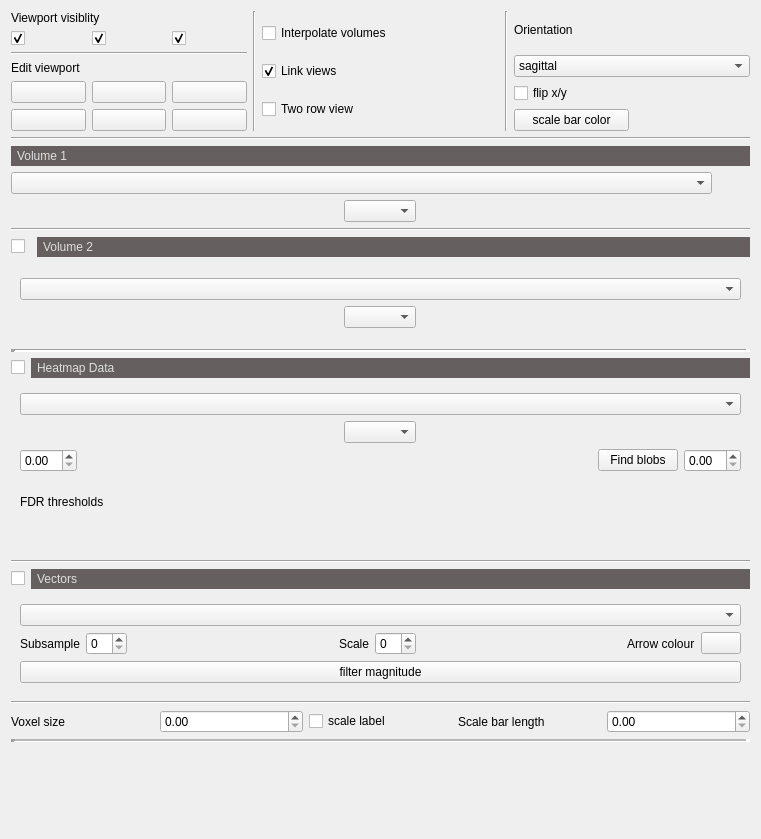
<?xml version="1.0" encoding="UTF-8"?>
<ui version="4.0">
 <class>data</class>
 <widget class="QWidget" name="data">
  <property name="geometry">
   <rect>
    <x>0</x>
    <y>0</y>
    <width>761</width>
    <height>839</height>
   </rect>
  </property>
  <property name="windowTitle">
   <string>Form</string>
  </property>
  <layout class="QVBoxLayout" name="verticalLayout">
   <item>
    <layout class="QVBoxLayout" name="layoutVolume">
     <item>
      <layout class="QHBoxLayout" name="horizontalLayout">
       <item>
        <layout class="QVBoxLayout" name="verticalLayout_6">
         <item>
          <widget class="QLabel" name="label_13">
           <property name="text">
            <string>Viewport visiblity</string>
           </property>
          </widget>
         </item>
         <item>
          <layout class="QHBoxLayout" name="horizontalLayout_8">
           <item>
            <widget class="QCheckBox" name="checkBoxLeftView">
             <property name="text">
              <string/>
             </property>
             <property name="checked">
              <bool>true</bool>
             </property>
            </widget>
           </item>
           <item>
            <widget class="QCheckBox" name="checkBoxCentralView">
             <property name="text">
              <string/>
             </property>
             <property name="checked">
              <bool>true</bool>
             </property>
            </widget>
           </item>
           <item>
            <widget class="QCheckBox" name="checkBoxRightView">
             <property name="text">
              <string/>
             </property>
             <property name="checked">
              <bool>true</bool>
             </property>
            </widget>
           </item>
          </layout>
         </item>
         <item>
          <widget class="Line" name="line_6">
           <property name="orientation">
            <enum>Qt::Horizontal</enum>
           </property>
          </widget>
         </item>
         <item>
          <widget class="QLabel" name="label">
           <property name="text">
            <string>Edit viewport</string>
           </property>
          </widget>
         </item>
         <item>
          <layout class="QHBoxLayout" name="horizontalLayoutExtraButtons">
           <item>
            <widget class="QPushButton" name="pushButtonManagerRed">
             <property name="text">
              <string/>
             </property>
            </widget>
           </item>
           <item>
            <widget class="QPushButton" name="pushButtonManagerBlue">
             <property name="text">
              <string/>
             </property>
            </widget>
           </item>
           <item>
            <widget class="QPushButton" name="pushButtonManagerGreen">
             <property name="text">
              <string/>
             </property>
            </widget>
           </item>
          </layout>
         </item>
         <item>
          <layout class="QHBoxLayout" name="horizontalLayout_9">
           <item>
            <widget class="QPushButton" name="pushButtonManagerOrange">
             <property name="text">
              <string/>
             </property>
            </widget>
           </item>
           <item>
            <widget class="QPushButton" name="pushButtonManagerGrey">
             <property name="text">
              <string/>
             </property>
            </widget>
           </item>
           <item>
            <widget class="QPushButton" name="pushButtonManagerCyan">
             <property name="text">
              <string/>
             </property>
            </widget>
           </item>
          </layout>
         </item>
        </layout>
       </item>
       <item>
        <widget class="Line" name="line_7">
         <property name="orientation">
          <enum>Qt::Vertical</enum>
         </property>
        </widget>
       </item>
       <item>
        <layout class="QVBoxLayout" name="verticalLayout_7">
         <item>
          <widget class="QCheckBox" name="checkBoxInterpolate">
           <property name="text">
            <string>Interpolate volumes</string>
           </property>
          </widget>
         </item>
         <item>
          <widget class="QCheckBox" name="checkBoxLinkViews">
           <property name="text">
            <string>Link views</string>
           </property>
           <property name="checked">
            <bool>true</bool>
           </property>
          </widget>
         </item>
         <item>
          <widget class="QCheckBox" name="checkBox6Views">
           <property name="text">
            <string>Two row view</string>
           </property>
          </widget>
         </item>
        </layout>
       </item>
       <item>
        <widget class="Line" name="line_8">
         <property name="orientation">
          <enum>Qt::Vertical</enum>
         </property>
        </widget>
       </item>
       <item>
        <layout class="QVBoxLayout" name="verticalLayout_5">
         <item>
          <layout class="QVBoxLayout" name="verticalLayout_9">
           <item>
            <widget class="QLabel" name="label_2">
             <property name="sizePolicy">
              <sizepolicy hsizetype="Fixed" vsizetype="Preferred">
               <horstretch>0</horstretch>
               <verstretch>0</verstretch>
              </sizepolicy>
             </property>
             <property name="text">
              <string>Orientation</string>
             </property>
            </widget>
           </item>
           <item>
            <widget class="QComboBox" name="comboBoxOrientation">
             <item>
              <property name="text">
               <string>sagittal</string>
              </property>
             </item>
             <item>
              <property name="text">
               <string>coronal</string>
              </property>
             </item>
             <item>
              <property name="text">
               <string>axial</string>
              </property>
             </item>
             <item>
              <property name="text">
               <string>Isosurface - Not implemented</string>
              </property>
             </item>
            </widget>
           </item>
          </layout>
         </item>
         <item>
          <layout class="QHBoxLayout" name="horizontalLayout_4">
           <item>
            <widget class="QCheckBox" name="checkBoxFlipXY">
             <property name="text">
              <string>flip x/y</string>
             </property>
            </widget>
           </item>
          </layout>
         </item>
         <item>
          <layout class="QHBoxLayout" name="horizontalLayout_5">
           <item>
            <widget class="QPushButton" name="pushButtonScaleBarColor">
             <property name="text">
              <string>scale bar color</string>
             </property>
            </widget>
           </item>
           <item>
            <widget class="QPushButton" name="pushButtonScreenShot">
             <property name="styleSheet">
              <string notr="true">border: none</string>
             </property>
             <property name="text">
              <string/>
             </property>
             <property name="icon">
              <iconset resource="../resources.qrc">
               <normaloff>:/icons/Camera_font_awesome.png</normaloff>:/icons/Camera_font_awesome.png</iconset>
             </property>
             <property name="iconSize">
              <size>
               <width>24</width>
               <height>24</height>
              </size>
             </property>
            </widget>
           </item>
          </layout>
         </item>
        </layout>
       </item>
      </layout>
     </item>
     <item>
      <widget class="Line" name="line_5">
       <property name="orientation">
        <enum>Qt::Horizontal</enum>
       </property>
      </widget>
     </item>
     <item>
      <widget class="QLabel" name="labelVolume">
       <property name="styleSheet">
        <string notr="true">background-color:rgb(102, 95, 95);
padding: 3px;
color: rgb(223, 223, 223);</string>
       </property>
       <property name="text">
        <string>Volume 1</string>
       </property>
      </widget>
     </item>
     <item>
      <layout class="QHBoxLayout" name="horizontalLayout_2">
       <item>
        <widget class="QComboBox" name="comboBoxVolume"/>
       </item>
       <item>
        <widget class="QPushButton" name="pushButtonEditVolName">
         <property name="sizePolicy">
          <sizepolicy hsizetype="Fixed" vsizetype="Fixed">
           <horstretch>0</horstretch>
           <verstretch>0</verstretch>
          </sizepolicy>
         </property>
         <property name="styleSheet">
          <string notr="true">border:none</string>
         </property>
         <property name="text">
          <string/>
         </property>
         <property name="icon">
          <iconset resource="../resources.qrc">
           <normaloff>:/icons/edit.png</normaloff>:/icons/edit.png</iconset>
         </property>
         <property name="iconSize">
          <size>
           <width>20</width>
           <height>20</height>
          </size>
         </property>
        </widget>
       </item>
      </layout>
     </item>
     <item>
      <layout class="QHBoxLayout" name="horizontalLayoutVol1Levels">
       <item>
        <widget class="QComboBox" name="comboBoxVolumeLut">
         <property name="sizePolicy">
          <sizepolicy hsizetype="Fixed" vsizetype="Fixed">
           <horstretch>0</horstretch>
           <verstretch>0</verstretch>
          </sizepolicy>
         </property>
        </widget>
       </item>
      </layout>
     </item>
    </layout>
   </item>
   <item>
    <widget class="Line" name="line">
     <property name="orientation">
      <enum>Qt::Horizontal</enum>
     </property>
    </widget>
   </item>
   <item>
    <layout class="QVBoxLayout" name="vol2Widget_layout">
     <item>
      <layout class="QHBoxLayout" name="volume2Label_layout">
       <item>
        <widget class="QCheckBox" name="checkBoxShowVol2Controls">
         <property name="maximumSize">
          <size>
           <width>20</width>
           <height>16777215</height>
          </size>
         </property>
         <property name="text">
          <string/>
         </property>
        </widget>
       </item>
       <item>
        <widget class="QLabel" name="label_14">
         <property name="styleSheet">
          <string notr="true">background-color:rgb(102, 95, 95);
padding: 3px;
color: rgb(223, 223, 223);</string>
         </property>
         <property name="text">
          <string>Volume 2</string>
         </property>
        </widget>
       </item>
      </layout>
     </item>
     <item>
      <widget class="QWidget" name="vol2ControlsWidget" native="true">
       <property name="minimumSize">
        <size>
         <width>300</width>
         <height>80</height>
        </size>
       </property>
       <layout class="QVBoxLayout" name="verticalLayout_3">
        <item>
         <layout class="QVBoxLayout" name="layoutVolume2">
          <item>
           <widget class="QComboBox" name="comboBoxVolume2"/>
          </item>
          <item>
           <layout class="QHBoxLayout" name="horizontalLayoutVol2Levels">
            <item>
             <widget class="QComboBox" name="comboBoxVolumeLut2">
              <property name="sizePolicy">
               <sizepolicy hsizetype="Fixed" vsizetype="Fixed">
                <horstretch>0</horstretch>
                <verstretch>0</verstretch>
               </sizepolicy>
              </property>
             </widget>
            </item>
           </layout>
          </item>
         </layout>
        </item>
       </layout>
      </widget>
     </item>
    </layout>
   </item>
   <item>
    <widget class="Line" name="line_2">
     <property name="lineWidth">
      <number>5</number>
     </property>
     <property name="orientation">
      <enum>Qt::Horizontal</enum>
     </property>
    </widget>
   </item>
   <item>
    <layout class="QHBoxLayout" name="horizontalLayout_3">
     <item>
      <widget class="QCheckBox" name="checkBoxShowDataControls">
       <property name="sizePolicy">
        <sizepolicy hsizetype="Fixed" vsizetype="Fixed">
         <horstretch>0</horstretch>
         <verstretch>0</verstretch>
        </sizepolicy>
       </property>
       <property name="text">
        <string/>
       </property>
      </widget>
     </item>
     <item>
      <widget class="QLabel" name="labelData">
       <property name="styleSheet">
        <string notr="true">background-color:rgb(102, 95, 95);
padding: 3px;
color: rgb(223, 223, 223);</string>
       </property>
       <property name="text">
        <string>Heatmap Data</string>
       </property>
      </widget>
     </item>
    </layout>
   </item>
   <item>
    <widget class="QWidget" name="dataWidget" native="true">
     <property name="minimumSize">
      <size>
       <width>0</width>
       <height>170</height>
      </size>
     </property>
     <layout class="QVBoxLayout" name="verticalLayout_4">
      <item>
       <layout class="QVBoxLayout" name="verticalLayout_8">
        <item>
         <widget class="QComboBox" name="comboBoxData"/>
        </item>
        <item>
         <layout class="QHBoxLayout" name="horizontalLayout_11">
          <item>
           <widget class="QComboBox" name="comboBoxLutHeatmap">
            <property name="sizePolicy">
             <sizepolicy hsizetype="Fixed" vsizetype="Fixed">
              <horstretch>0</horstretch>
              <verstretch>0</verstretch>
             </sizepolicy>
            </property>
           </widget>
          </item>
         </layout>
        </item>
       </layout>
      </item>
      <item>
       <layout class="QHBoxLayout" name="horizontalLayout_6">
        <item>
         <widget class="QDoubleSpinBox" name="doubleSpinBoxNegThresh"/>
        </item>
        <item>
         <spacer name="horizontalSpacer">
          <property name="orientation">
           <enum>Qt::Horizontal</enum>
          </property>
          <property name="sizeHint" stdset="0">
           <size>
            <width>40</width>
            <height>20</height>
           </size>
          </property>
         </spacer>
        </item>
        <item>
         <widget class="QPushButton" name="pushButtonRecalcConnectComponents">
          <property name="sizePolicy">
           <sizepolicy hsizetype="Maximum" vsizetype="Fixed">
            <horstretch>0</horstretch>
            <verstretch>0</verstretch>
           </sizepolicy>
          </property>
          <property name="text">
           <string>Find blobs</string>
          </property>
         </widget>
        </item>
        <item>
         <widget class="QDoubleSpinBox" name="doubleSpinBoxPosThresh"/>
        </item>
       </layout>
      </item>
      <item>
       <widget class="QLabel" name="labelFdrThresholds">
        <property name="text">
         <string>FDR thresholds</string>
        </property>
       </widget>
      </item>
      <item>
       <layout class="QGridLayout" name="gridLayoutFdrButtons"/>
      </item>
      <item>
       <layout class="QHBoxLayout" name="horizontalLayoutDataSliders"/>
      </item>
      <item>
       <layout class="QHBoxLayout" name="horizontalLayout_10">
        <item>
         <spacer name="horizontalSpacer_2">
          <property name="orientation">
           <enum>Qt::Horizontal</enum>
          </property>
          <property name="sizeHint" stdset="0">
           <size>
            <width>40</width>
            <height>20</height>
           </size>
          </property>
         </spacer>
        </item>
       </layout>
      </item>
      <item>
       <layout class="QHBoxLayout" name="verticalLayoutConnectedComponents"/>
      </item>
     </layout>
     <zorder></zorder>
     <zorder></zorder>
     <zorder>labelFdrThresholds</zorder>
    </widget>
   </item>
   <item>
    <widget class="Line" name="line_4">
     <property name="orientation">
      <enum>Qt::Horizontal</enum>
     </property>
    </widget>
   </item>
   <item>
    <layout class="QVBoxLayout" name="verticalLayoutVectors">
     <item>
      <layout class="QHBoxLayout" name="horizontalLayoutVectorHeader">
       <item>
        <widget class="QCheckBox" name="checkBoxShowVectorControls">
         <property name="sizePolicy">
          <sizepolicy hsizetype="Fixed" vsizetype="Fixed">
           <horstretch>0</horstretch>
           <verstretch>0</verstretch>
          </sizepolicy>
         </property>
         <property name="text">
          <string/>
         </property>
        </widget>
       </item>
       <item>
        <widget class="QLabel" name="label_9">
         <property name="styleSheet">
          <string notr="true">background-color:rgb(102, 95, 95);
padding: 3px;
color: rgb(223, 223, 223);</string>
         </property>
         <property name="text">
          <string>Vectors</string>
         </property>
        </widget>
       </item>
      </layout>
     </item>
     <item>
      <widget class="QWidget" name="vectorWidget" native="true">
       <property name="minimumSize">
        <size>
         <width>0</width>
         <height>100</height>
        </size>
       </property>
       <layout class="QVBoxLayout" name="verticalLayout_2">
        <item>
         <widget class="QComboBox" name="comboBoxVectors"/>
        </item>
        <item>
         <layout class="QHBoxLayout" name="horizontalLayout_7">
          <item>
           <widget class="QLabel" name="label_10">
            <property name="text">
             <string>Subsample</string>
            </property>
           </widget>
          </item>
          <item>
           <widget class="QSpinBox" name="spinBoxVectorSubsampling"/>
          </item>
          <item>
           <spacer name="horizontalSpacer_4">
            <property name="orientation">
             <enum>Qt::Horizontal</enum>
            </property>
            <property name="sizeHint" stdset="0">
             <size>
              <width>40</width>
              <height>20</height>
             </size>
            </property>
           </spacer>
          </item>
          <item>
           <widget class="QLabel" name="label_11">
            <property name="text">
             <string>Scale</string>
            </property>
           </widget>
          </item>
          <item>
           <widget class="QSpinBox" name="spinBoxVectorScale"/>
          </item>
          <item>
           <spacer name="horizontalSpacer_5">
            <property name="orientation">
             <enum>Qt::Horizontal</enum>
            </property>
            <property name="sizeHint" stdset="0">
             <size>
              <width>40</width>
              <height>20</height>
             </size>
            </property>
           </spacer>
          </item>
          <item>
           <widget class="QLabel" name="label_12">
            <property name="text">
             <string>Arrow colour</string>
            </property>
           </widget>
          </item>
          <item>
           <widget class="QPushButton" name="pushButtonVectorColor">
            <property name="text">
             <string/>
            </property>
           </widget>
          </item>
         </layout>
        </item>
        <item>
         <widget class="QPushButton" name="pushButtonVectorMagnitudeFilter">
          <property name="text">
           <string>filter magnitude</string>
          </property>
         </widget>
        </item>
        <item>
         <layout class="QHBoxLayout" name="horizontalLayoutMagnitudeSlider"/>
        </item>
       </layout>
      </widget>
     </item>
    </layout>
   </item>
   <item>
    <widget class="Line" name="line_3">
     <property name="orientation">
      <enum>Qt::Horizontal</enum>
     </property>
    </widget>
   </item>
   <item>
    <layout class="QGridLayout" name="gridLayoutScalebar">
     <item row="0" column="1">
      <widget class="QDoubleSpinBox" name="doubleSpinBoxVoxelSize"/>
     </item>
     <item row="0" column="0">
      <widget class="QLabel" name="label_15">
       <property name="text">
        <string>Voxel size</string>
       </property>
      </widget>
     </item>
     <item row="0" column="4">
      <widget class="QDoubleSpinBox" name="doubleSpinBoxScaleBarLength"/>
     </item>
     <item row="0" column="3">
      <widget class="QLabel" name="label_16">
       <property name="text">
        <string>Scale bar length</string>
       </property>
      </widget>
     </item>
     <item row="0" column="2">
      <widget class="QCheckBox" name="checkBoxScaleBarLabel">
       <property name="text">
        <string>scale label</string>
       </property>
      </widget>
     </item>
    </layout>
   </item>
   <item>
    <widget class="Line" name="line_9">
     <property name="lineWidth">
      <number>4</number>
     </property>
     <property name="midLineWidth">
      <number>2</number>
     </property>
     <property name="orientation">
      <enum>Qt::Horizontal</enum>
     </property>
    </widget>
   </item>
   <item>
    <layout class="QVBoxLayout" name="verticalLayoutColorScale"/>
   </item>
   <item>
    <spacer name="verticalSpacer">
     <property name="orientation">
      <enum>Qt::Vertical</enum>
     </property>
     <property name="sizeHint" stdset="0">
      <size>
       <width>20</width>
       <height>40</height>
      </size>
     </property>
    </spacer>
   </item>
  </layout>
 </widget>
 <resources>
  <include location="../resources.qrc"/>
 </resources>
 <connections/>
</ui>
